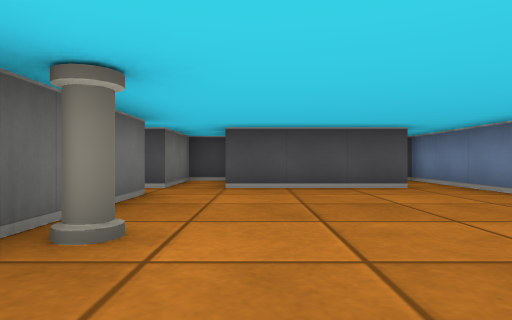
view 1 (above)

16 first-person views from a walk through a cub3D ray-caster map. The camera is about half as high as the walls, looks level and sees 75° across. The floor is counted in squares. Each view is taken from the middle of a square. On the plan, view 1 faces up. The plan holds only what a view shows up to about 9 squares ahead; the rest is blank.

view 2
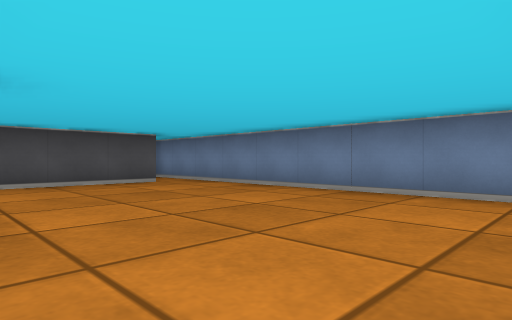

view 3
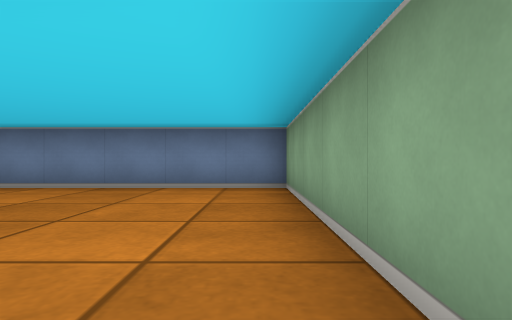

view 4
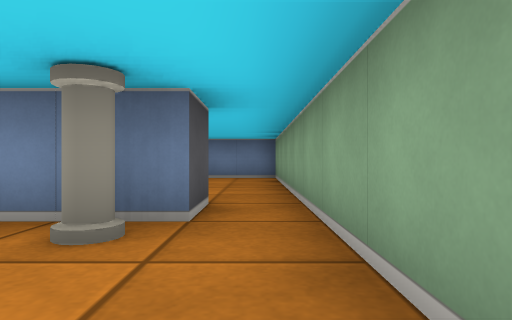

view 5
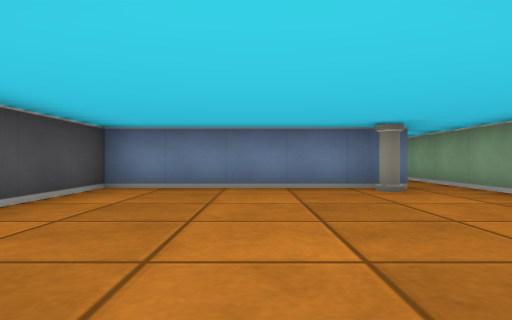

view 6
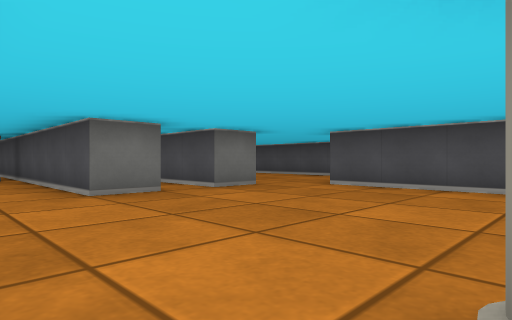

view 7
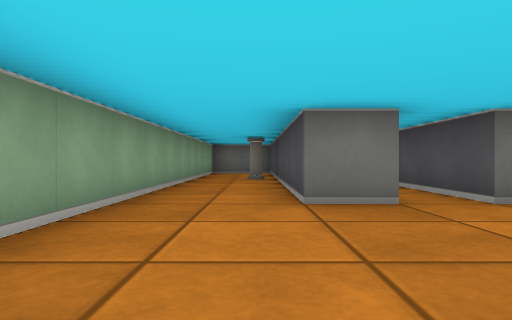

view 8
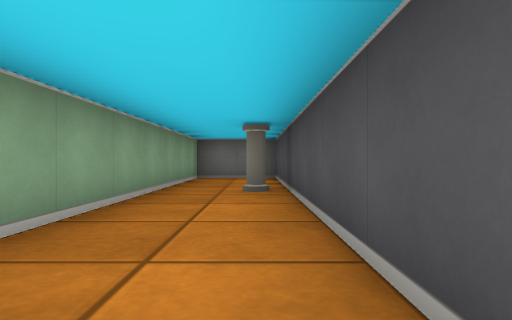

view 9
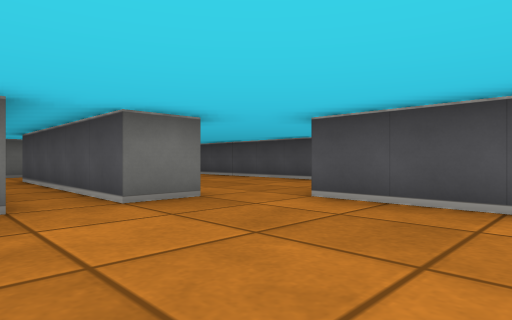

view 10
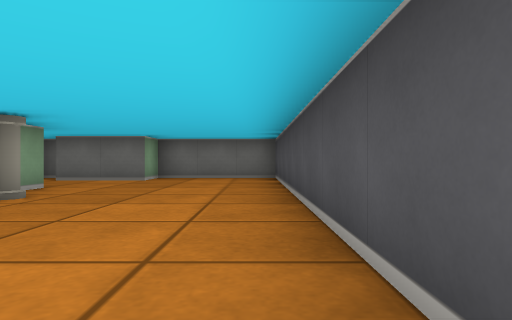

view 11
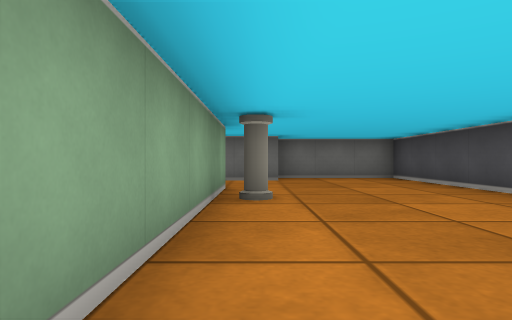

view 12
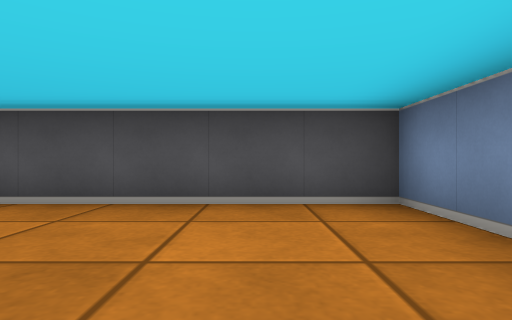

view 13
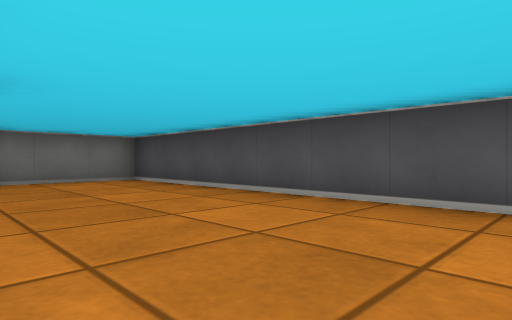

view 14
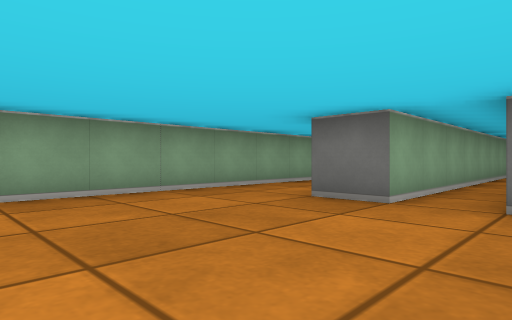

view 15
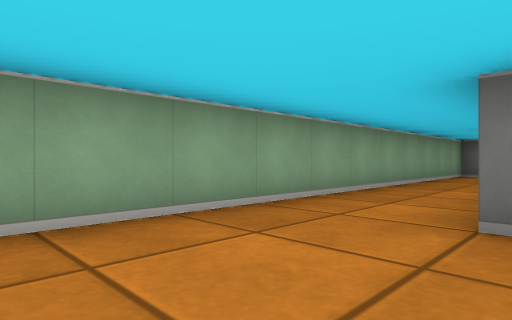

view 16
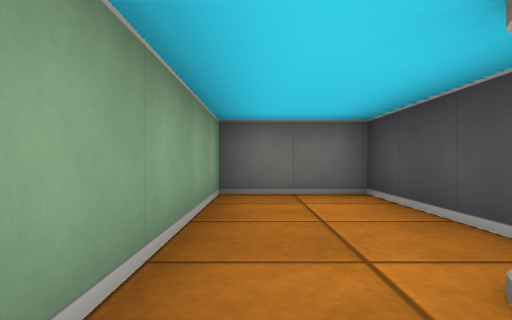

### Floor plan
Ten units are one square. View 1 is at (0, 0); x grows to the right and y downward. Boxes are objects, and circles mark ways between rooms. Rooms are numbered by the first view taken in them; rooms with no view inside come last. Other rooms are left out.
<svg viewBox="-160 -80 200 100">
<path fill="none" stroke="#000" d="M-15 5 -25 5M-15 -45 -15 -19M25 -55 -5 -55M-25 15 35 15 35 -75M-6 -75 -15 -75 -15 -55M-75 -35 -75 -25 -125 -25M-25 5 -25 -45 -65 -45M-145 -15 -75 -15 -75 -5 -155 -5 -155 15 -25 15M-145 -35 -145 -25M-155 -20 -155 -15M-125 -35 -75 -35M-65 -59 -65 -75 -155 -75 -155 -45 -145 -45 -145 -35"/>
<rect x="-15" y="-25" width="10" height="10" fill="#bbb"><title>pillar</title></rect>
<rect x="-125" y="-5" width="10" height="10" fill="#bbb"><title>pillar</title></rect>
<rect x="-35" y="-5" width="10" height="10" fill="#bbb"><title>pillar</title></rect>
<rect x="-115" y="-45" width="10" height="10" fill="#bbb"><title>pillar</title></rect>
<circle cx="-20" cy="10" r="3" fill="#2a7"/>
<circle cx="-135" cy="-30" r="3" fill="#2a7"/>
<circle cx="-70" cy="-45" r="3" fill="#2a7"/>
<text x="10" y="-20">1</text>
<text x="-80" y="-20">2</text>
<text x="-110" y="-60">3</text>
</svg>
Room 1 opens to room 2. Room 2 opens to room 3.

Where each view was taken, in squares from view 1:
view 1: 0 up, 0 right, facing up
view 2: 1 down, 1 left, facing up-right
view 3: 1 down, 2 left, facing right
view 4: 1 down, 5 left, facing right
view 5: 2 up, 8 left, facing right
view 6: 1 down, 3 left, facing up-left
view 7: 0 up, 4 left, facing left
view 8: 0 up, 7 left, facing left
view 9: 1 up, 4 left, facing up-left
view 10: 7 up, 7 left, facing left
view 11: 4 up, 7 left, facing left
view 12: 4 up, 8 left, facing up
view 13: 4 up, 8 left, facing up-left
view 14: 3 up, 4 left, facing down-left
view 15: 1 up, 5 left, facing down-left
view 16: 1 down, 11 left, facing left
